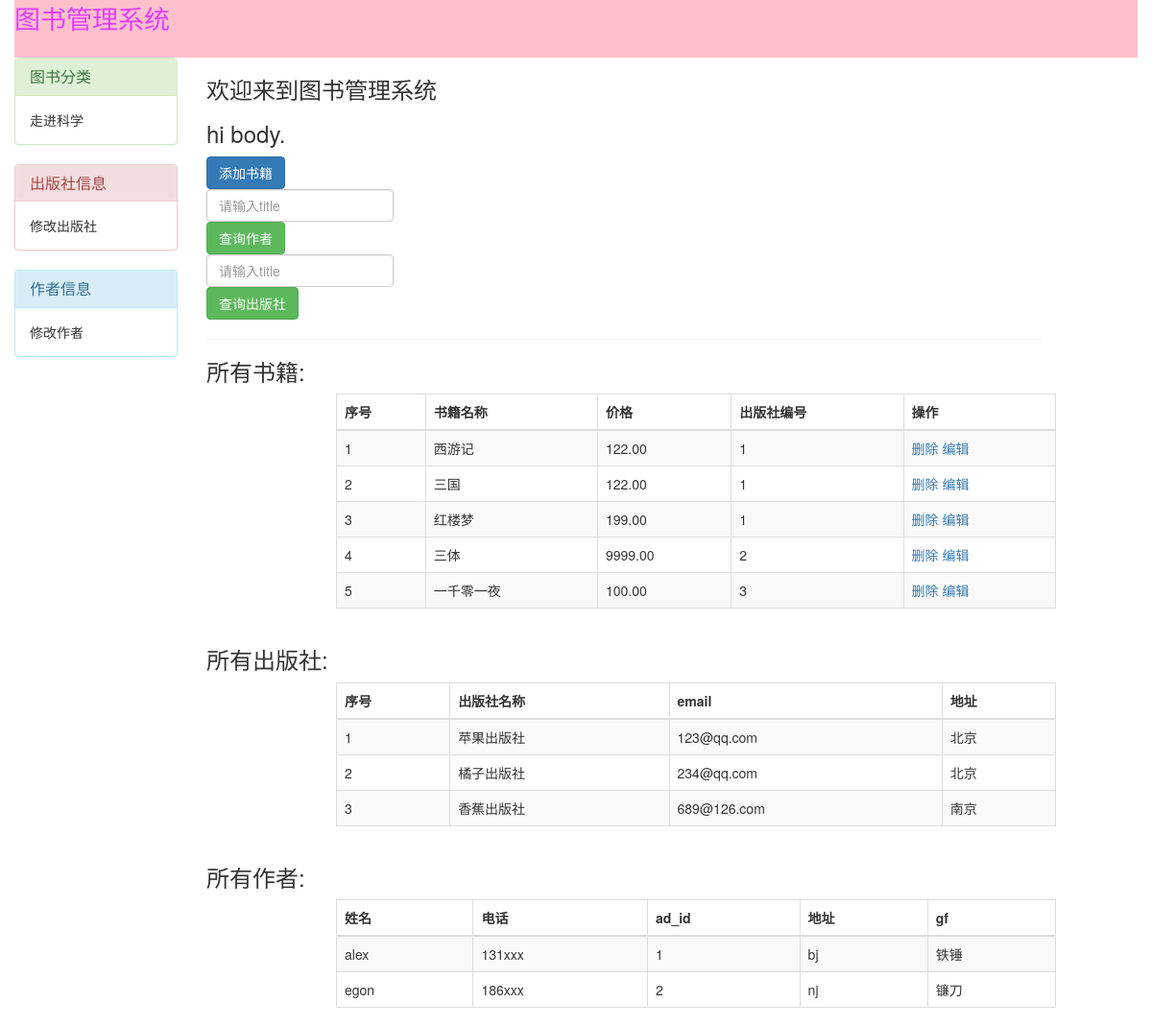
The page / on the database its author committed.
### app01/models.py (models this page shows)
class Book(models.Model):
    title = models.CharField(max_length=32)
    price = models.DecimalField(max_digits=9,decimal_places=2)
    pub_date = models.DateField()
    publisher = models.ForeignKey("Publish",on_delete=models.CASCADE)
    authors = models.ManyToManyField("Author")

class Publish(models.Model):
    name = models.CharField(max_length=32)
    addr = models.CharField(max_length=32)
    email = models.CharField(max_length=32)

class Author(models.Model):
    name = models.CharField(max_length=32)
    tel = models.CharField(max_length=32)
    ad = models.OneToOneField("AuthorDetail",on_delete=models.CASCADE)

class AuthorDetail(models.Model):
    addr = models.CharField(max_length=32)
    gf = models.CharField(max_length=32)

### app01/views.py (the view)
# urls.py: path('', views.index),
def index(request):
    books = Book.objects.all()
    publish_fss = Publish.objects.all()
    author_fss = Author.objects.all()
    return render(request,"index.html",locals())

### templates/index.html (shortened to what this page needs)
{% extends "base.html" %}
{% block content %}
  <div class="t1">
                <div class="">
                    <a href="http://127.0.0.1:8899/add/" class="btn btn-primary">添加书籍</a>
                </div>
                <div class="row">
                    <div class="col-md-4">
                  <form class="form-inline" action="http://127.0.0.1:8899/select/Author/" method="post">
                      <div class="form-group">
                        <input type="text" class="form-control" id="Author" placeholder="请输入title" name="Author">
                      </div>
                      <button type="submit" class="btn btn-success">查询作者</button>
                        </form>
                    </div>
                </div>
                <div class="row">
                    <div class="col-md-4">
                        <form class="form-inline" action="http://127.0.0.1:8899/select/Publish/" method="post">
                            <div class="form-group">
                                <input type="text" class="form-control" id="Publish" placeholder="请输入title" name="Publish">
                            </div>
                            <button type="submit" class="btn btn-success">查询出版社</button>
                        </form>
                    </div>
                </div>
        <hr>
        <h3>所有书籍:</h3>
                <div class="row">
                    <div class="col-md-offset-2">
                          <table class="table table-striped  table-bordered">
                        <thead>
                           <tr>
                               <th>序号</th>
                               <th>书籍名称</th>
                               <th>价格</th>
                               <th>出版社编号</th>
                               <th>操作</th>
                           </tr>
                        </thead>
                        <tbody>
                            {% for book in books %}
                                     <tr>
                                         <td>{{ forloop.counter }}</td>
                                         <td>{{ book.title }}</td>
                                         <td>{{ book.price }}</td>
                                         <td>{{ book.publisher_id }}</td>
                                         <td>
                                             <a href="http://127.0.0.1:8899/delete/{{ book.id }}/">删除</a>
                                             <a href="http://127.0.0.1:8899/edit/{{ book.id }}/">编辑</a>
                                         </td>
                                     </tr>
                            {% endfor %}
                        </tbody>
                  </table>
                    </div>
                </div>
          </div>
    <h3>所有出版社:</h3>
    <div class="row">
    <div class="col-md-offset-2">
    <table class="table table-striped  table-bordered">
                <thead>
                                <tr>
                                   <th>序号</th>
                                   <th>出版社名称</th>
                                   <th>email</th>
                                   <th>地址</th>
                               </tr>
                </thead>
        <tbody>
            {% for i in publish_fss %}
                <tr>
                <td>{{ i.id }}</td>
                <td>{{ i.name }}</td>
                <td>{{ i.email }}</td>
                <td>{{ i.addr }}</td>
                </tr>
            {% endfor %}
        </tbody>
    </table>
    </div>
    </div>
    <h3>所有作者:</h3>
    <div class="row">
    <div class="col-md-offset-2">
    <table class="table table-striped  table-bordered">
        <thead>
                           <tr>
                               <th>姓名</th>
                               <th>电话</th>
                               <th>ad_id</th>
                               <th>地址</th>
                               <th>gf</th>
                           </tr>
                        </thead>
        <tbody>
            {% for i in author_fss %}
                <tr>
                <td>{{ i.name }}</td>
                <td>{{ i.tel }}</td>
                <td>{{ i.ad_id }}</td>
                <td>{{ i.ad.addr }}</td>
                <td>{{ i.ad.gf }}</td>
                </tr>
            {% endfor %}
        </tbody>
    </table>
    </div>
    </div>
{% endblock %}
{% block hi %}
{{ block.super }}
<h3>hi body.</h3>
{% endblock %}

### templates/base.html (shortened to what this page needs)
<!DOCTYPE html>
<html lang="en">
<head>
    <link rel="stylesheet" href="https://cdn.jsdelivr.net/npm/bootstrap@3.3.7/dist/css/bootstrap.min.css">
</head>
<body>
<div class="container-fluid">
    <div class="header">
        <a class="title" href="http://127.0.0.1:8899/">图书管理系统</a>
    </div>
    <div class="content row">
        <div class="left col-md-2">
            <div class="panel panel-success">
              <div class="panel-heading">
                <h3 class="panel-title">图书分类</h3>
              </div>
              <div class="panel-body">
                走进科学
              </div>
            </div>
            <div class="panel panel-danger">
              <div class="panel-heading">
                <h3 class="panel-title">出版社信息</h3>
              </div>
              <div class="panel-body">
                修改出版社
              </div>
            </div>
            <div class="panel panel-info">
              <div class="panel-heading">
                <h3 class="panel-title">作者信息</h3>
              </div>
              <div class="panel-body">
                修改作者
              </div>
            </div>
        </div>
        <div class="right col-md-9">
                {% block hi %}
                 <h3>欢迎来到图书管理系统</h3>
                {% endblock hi %}
                {% block content %}
                {% endblock content %}
        </div>
    </div>
</div>
</body>
</html>

### templates/base.html (style rules this page uses)
.header { width: 100%; height: 60px; background-color: pink; }
.left { height:750px }
.right { height:750px; }
.title { font-size: 27px; color: #e43eff; text-align: center; margin: auto; }
.t1 { margin-top: 10px; }
a:link,a:visited { text-decoration:none; }

### rows shown on the page
Book: title "西游记", price "122.00", publisher_id "1"
Book: title "三国", price "122.00", publisher_id "1"
Book: title "红楼梦", price "199.00", publisher_id "1"
Book: title "三体", price "9999.00", publisher_id "2"
Book: title "一千零一夜", price "100.00", publisher_id "3"
Publish: id "1", name "苹果出版社", email "123@qq.com", addr "北京"
Publish: id "2", name "橘子出版社", email "234@qq.com", addr "北京"
Publish: id "3", name "香蕉出版社", email "689@126.com", addr "南京"
Author: name "alex", tel "131xxx", ad_id "1", ad.addr "bj", ad.gf "铁锤"
Author: name "egon", tel "186xxx", ad_id "2", ad.addr "nj", ad.gf "镰刀"
